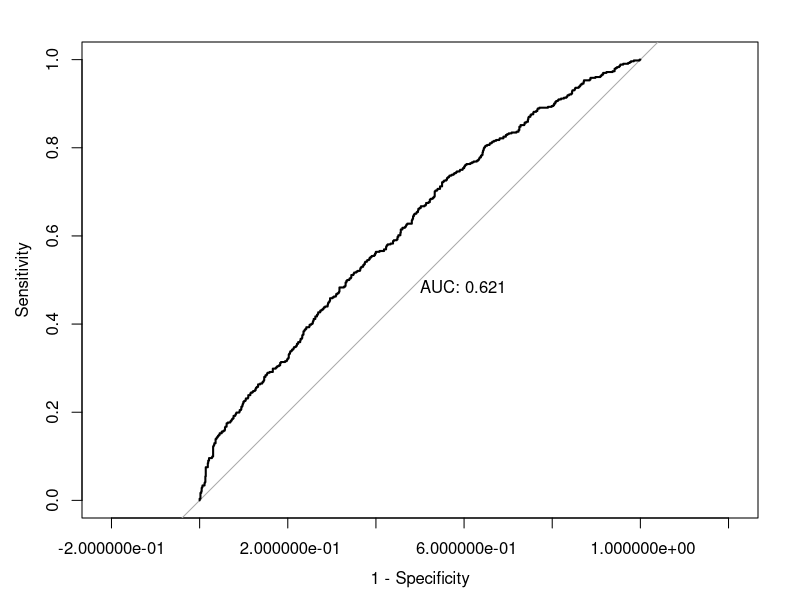
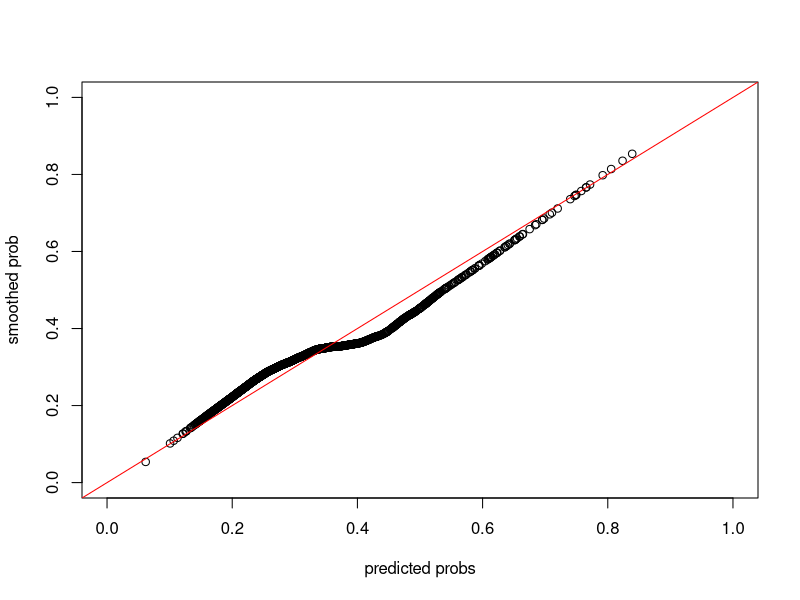
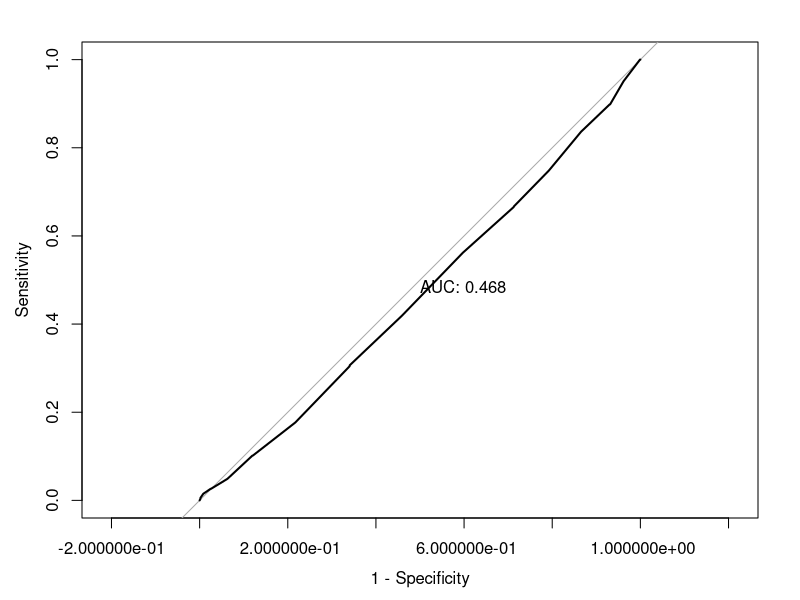
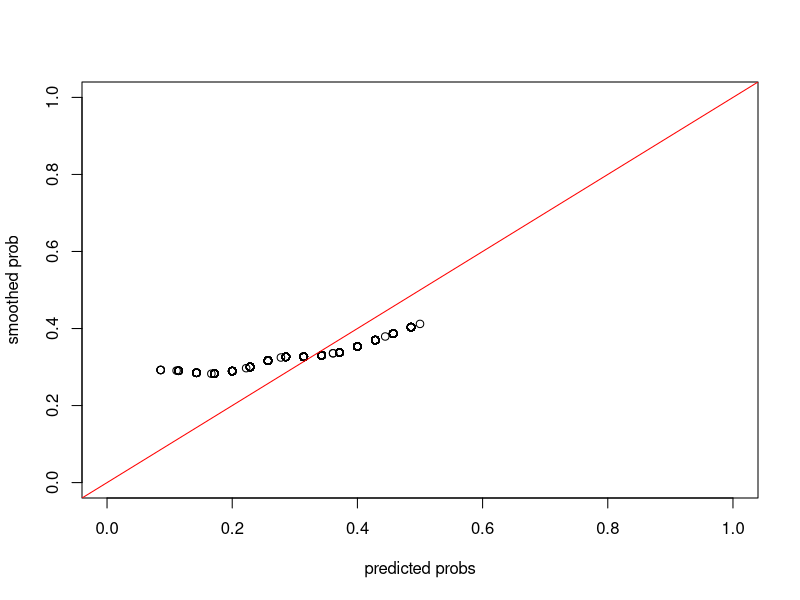
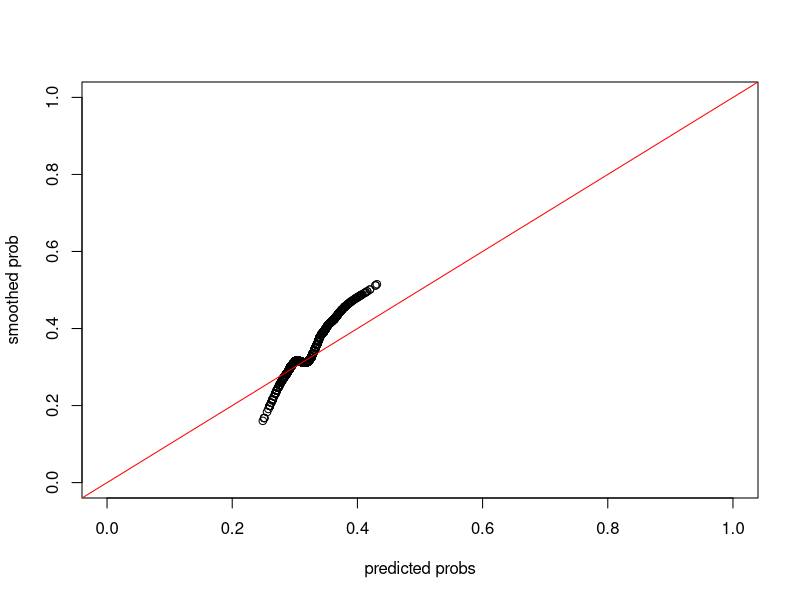

These charts were generated, in order, by the following R code:
library(dplyr)
library(pROC)
library(class)

set.seed(10)

dat.infarc <- read.table("./SlidesCode_Simon/code/infarc-data/infarcts.txt", header = T)

dat.infarc.use <- dat.infarc %>% 
  select(infarcts, age, educ, income, weight, height, packyrs, alcoh, chd, claud, htn, diabetes, ldl, crt) %>% 
  na.omit()

train.ind <- sample(1:nrow(dat.infarc.use), floor(nrow(dat.infarc.use)/2))

dat.train <- dat.infarc.use[train.ind,]
dat.test <- dat.infarc.use[-train.ind,]

fit <- glm(infarcts~ .,
           family = binomial(),
           data = dat.train)

#### Evaluating Fit

preds <- predict(fit, dat.test, type = "response")

roc.glm <- roc(dat.test$infarcts, preds)

plot(roc.glm, legacy.axes = TRUE, print.auc = TRUE)

### Evaluating calibration

smoother <- loess(dat.test$infarcts ~ preds, span = 0.6, degree = 1)

plot(preds, predict(smoother), xlim = c(0,1), ylim = c(0,1), xlab = "predicted probs", ylab = "smoothed prob")
abline(0,1, col = "red")

#### Fitting a knn model

preds.35 <- knn(dat.train %>% select(-infarcts),
    dat.test %>% select(-infarcts),
    as.factor(dat.train$infarcts),
    k = 35, prob = TRUE)

#### Evaluating Fit

roc.knn35 <- roc(dat.test$infarcts, attributes(preds.35)$prob)

plot(roc.knn35, legacy.axes = TRUE, print.auc = TRUE)

### Evaluating calibration

knn35.use <- 1-attributes(preds.35)$prob

smoother <- loess(dat.test$infarcts ~ knn35.use, span = 0.6, degree = 1)

plot(knn35.use, predict(smoother), xlim = c(0,1), ylim = c(0,1), xlab = "predicted probs", ylab = "smoothed prob")
abline(0,1, col = "red")

### Selecting the number of neighbors

eval.knn <- list()

for(num.k in 1:20){
  preds.knn <- knn(dat.train %>% select(-infarcts),
                  dat.test %>% select(-infarcts),
                  as.factor(dat.train$infarcts),
                  k = 50 + num.k*20, prob = TRUE)
  eval.knn[num.k] <- roc(dat.test$infarcts, attributes(preds.knn)$prob)$auc
}

unlist(eval.knn)

num.k.use <- which.min(unlist(eval.knn)) * 20 + 50

preds.knn <- knn(dat.train %>% select(-infarcts),
                 dat.test %>% select(-infarcts),
                 as.factor(dat.train$infarcts),
                 k = num.k.use, prob = TRUE)

## Evaluating calibration

preds.knn.use <- 1-attributes(preds.knn)$prob ## flipping things because knn flipped class label

smoother <- loess(dat.test$infarcts ~ preds.knn.use, span = 0.6, degree = 1)

plot(preds.knn.use, predict(smoother), xlim = c(0,1), ylim = c(0,1), xlab = "predicted probs", ylab = "smoothed prob")
abline(0,1, col = "red")
